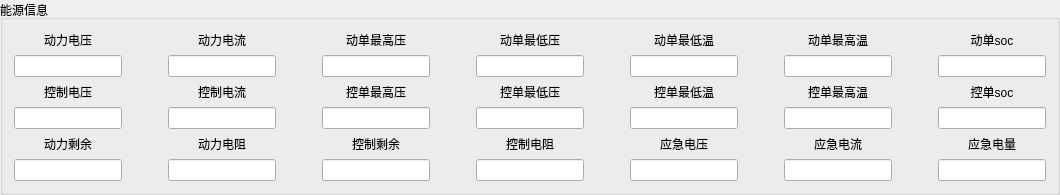
       <widget class="QGroupBox" name="groupBox_3">
        <property name="title">
         <string>能源信息</string>
        </property>
        <layout class="QGridLayout" name="gridLayout_2">
         <item row="0" column="12">
          <layout class="QVBoxLayout" name="verticalLayout_20">
           <item>
            <widget class="QLabel" name="label_44">
             <property name="text">
              <string>动单soc</string>
             </property>
             <property name="alignment">
              <set>Qt::AlignCenter</set>
             </property>
            </widget>
           </item>
           <item>
            <widget class="QLineEdit" name="lineEdit_19"/>
           </item>
          </layout>
         </item>
         <item row="0" column="10">
          <layout class="QVBoxLayout" name="verticalLayout_19">
           <item>
            <widget class="QLabel" name="label_43">
             <property name="text">
              <string>动单最高温</string>
             </property>
             <property name="alignment">
              <set>Qt::AlignCenter</set>
             </property>
            </widget>
           </item>
           <item>
            <widget class="QLineEdit" name="lineEdit_18"/>
           </item>
          </layout>
         </item>
         <item row="2" column="0">
          <layout class="QVBoxLayout" name="verticalLayout_28">
           <item>
            <widget class="QLabel" name="label_60">
             <property name="text">
              <string>动力剩余</string>
             </property>
             <property name="alignment">
              <set>Qt::AlignCenter</set>
             </property>
            </widget>
           </item>
           <item>
            <widget class="QLineEdit" name="lineEdit_27"/>
           </item>
          </layout>
         </item>
         <item row="2" column="4">
          <layout class="QVBoxLayout" name="verticalLayout_30">
           <item>
            <widget class="QLabel" name="label_62">
             <property name="text">
              <string>控制剩余</string>
             </property>
             <property name="alignment">
              <set>Qt::AlignCenter</set>
             </property>
            </widget>
           </item>
           <item>
            <widget class="QLineEdit" name="lineEdit_29"/>
           </item>
          </layout>
         </item>
         <item row="1" column="5">
          <spacer name="horizontalSpacer_12">
           <property name="orientation">
            <enum>Qt::Horizontal</enum>
           </property>
           <property name="sizeHint" stdset="0">
            <size>
             <width>40</width>
             <height>20</height>
            </size>
           </property>
          </spacer>
         </item>
         <item row="0" column="6">
          <layout class="QVBoxLayout" name="verticalLayout_17">
           <item>
            <widget class="QLabel" name="label_41">
             <property name="text">
              <string>动单最低压</string>
             </property>
             <property name="alignment">
              <set>Qt::AlignCenter</set>
             </property>
            </widget>
           </item>
           <item>
            <widget class="QLineEdit" name="lineEdit_16"/>
           </item>
          </layout>
         </item>
         <item row="1" column="7">
          <spacer name="horizontalSpacer_13">
           <property name="orientation">
            <enum>Qt::Horizontal</enum>
           </property>
           <property name="sizeHint" stdset="0">
            <size>
             <width>40</width>
             <height>20</height>
            </size>
           </property>
          </spacer>
         </item>
         <item row="2" column="2">
          <layout class="QVBoxLayout" name="verticalLayout_29">
           <item>
            <widget class="QLabel" name="label_61">
             <property name="text">
              <string>动力电阻</string>
             </property>
             <property name="alignment">
              <set>Qt::AlignCenter</set>
             </property>
            </widget>
           </item>
           <item>
            <widget class="QLineEdit" name="lineEdit_28"/>
           </item>
          </layout>
         </item>
         <item row="2" column="12">
          <layout class="QVBoxLayout" name="verticalLayout_34">
           <item>
            <widget class="QLabel" name="label_66">
             <property name="text">
              <string>应急电量</string>
             </property>
             <property name="alignment">
              <set>Qt::AlignCenter</set>
             </property>
            </widget>
           </item>
           <item>
            <widget class="QLineEdit" name="lineEdit_33"/>
           </item>
          </layout>
         </item>
         <item row="1" column="8">
          <layout class="QVBoxLayout" name="verticalLayout_25">
           <item>
            <widget class="QLabel" name="label_49">
             <property name="text">
              <string>控单最低温</string>
             </property>
             <property name="alignment">
              <set>Qt::AlignCenter</set>
             </property>
            </widget>
           </item>
           <item>
            <widget class="QLineEdit" name="lineEdit_24"/>
           </item>
          </layout>
         </item>
         <item row="2" column="10">
          <layout class="QVBoxLayout" name="verticalLayout_33">
           <item>
            <widget class="QLabel" name="label_65">
             <property name="text">
              <string>应急电流</string>
             </property>
             <property name="alignment">
              <set>Qt::AlignCenter</set>
             </property>
            </widget>
           </item>
           <item>
            <widget class="QLineEdit" name="lineEdit_32"/>
           </item>
          </layout>
         </item>
         <item row="1" column="4">
          <layout class="QVBoxLayout" name="verticalLayout_23">
           <item>
            <widget class="QLabel" name="label_47">
             <property name="text">
              <string>控单最高压</string>
             </property>
             <property name="alignment">
              <set>Qt::AlignCenter</set>
             </property>
            </widget>
           </item>
           <item>
            <widget class="QLineEdit" name="lineEdit_22"/>
           </item>
          </layout>
         </item>
         <item row="0" column="4">
          <layout class="QVBoxLayout" name="verticalLayout_16">
           <item>
            <widget class="QLabel" name="label_40">
             <property name="text">
              <string>动单最高压</string>
             </property>
             <property name="alignment">
              <set>Qt::AlignCenter</set>
             </property>
            </widget>
           </item>
           <item>
            <widget class="QLineEdit" name="lineEdit_15"/>
           </item>
          </layout>
         </item>
         <item row="1" column="3">
          <spacer name="horizontalSpacer_11">
           <property name="orientation">
            <enum>Qt::Horizontal</enum>
           </property>
           <property name="sizeHint" stdset="0">
            <size>
             <width>40</width>
             <height>20</height>
            </size>
           </property>
          </spacer>
         </item>
         <item row="1" column="0">
          <layout class="QVBoxLayout" name="verticalLayout_21">
           <item>
            <widget class="QLabel" name="label_45">
             <property name="text">
              <string>控制电压</string>
             </property>
             <property name="alignment">
              <set>Qt::AlignCenter</set>
             </property>
            </widget>
           </item>
           <item>
            <widget class="QLineEdit" name="lineEdit_20"/>
           </item>
          </layout>
         </item>
         <item row="1" column="1">
          <spacer name="horizontalSpacer_10">
           <property name="orientation">
            <enum>Qt::Horizontal</enum>
           </property>
           <property name="sizeHint" stdset="0">
            <size>
             <width>40</width>
             <height>20</height>
            </size>
           </property>
          </spacer>
         </item>
         <item row="1" column="9">
          <spacer name="horizontalSpacer_14">
           <property name="orientation">
            <enum>Qt::Horizontal</enum>
           </property>
           <property name="sizeHint" stdset="0">
            <size>
             <width>40</width>
             <height>20</height>
            </size>
           </property>
          </spacer>
         </item>
         <item row="1" column="2">
          <layout class="QVBoxLayout" name="verticalLayout_22">
           <item>
            <widget class="QLabel" name="label_46">
             <property name="text">
              <string>控制电流</string>
             </property>
             <property name="alignment">
              <set>Qt::AlignCenter</set>
             </property>
            </widget>
           </item>
           <item>
            <widget class="QLineEdit" name="lineEdit_21"/>
           </item>
          </layout>
         </item>
         <item row="2" column="6">
          <layout class="QVBoxLayout" name="verticalLayout_31">
           <item>
            <widget class="QLabel" name="label_63">
             <property name="text">
              <string>控制电阻</string>
             </property>
             <property name="alignment">
              <set>Qt::AlignCenter</set>
             </property>
            </widget>
           </item>
           <item>
            <widget class="QLineEdit" name="lineEdit_30"/>
           </item>
          </layout>
         </item>
         <item row="0" column="0">
          <layout class="QVBoxLayout" name="verticalLayout_14">
           <item>
            <widget class="QLabel" name="label_38">
             <property name="text">
              <string>动力电压</string>
             </property>
             <property name="alignment">
              <set>Qt::AlignCenter</set>
             </property>
            </widget>
           </item>
           <item>
            <widget class="QLineEdit" name="lineEdit_13"/>
           </item>
          </layout>
         </item>
         <item row="2" column="8">
          <layout class="QVBoxLayout" name="verticalLayout_32">
           <item>
            <widget class="QLabel" name="label_64">
             <property name="text">
              <string>应急电压</string>
             </property>
             <property name="alignment">
              <set>Qt::AlignCenter</set>
             </property>
            </widget>
           </item>
           <item>
            <widget class="QLineEdit" name="lineEdit_31"/>
           </item>
          </layout>
         </item>
         <item row="1" column="6">
          <layout class="QVBoxLayout" name="verticalLayout_24">
           <item>
            <widget class="QLabel" name="label_48">
             <property name="text">
              <string>控单最低压</string>
             </property>
             <property name="alignment">
              <set>Qt::AlignCenter</set>
             </property>
            </widget>
           </item>
           <item>
            <widget class="QLineEdit" name="lineEdit_23"/>
           </item>
          </layout>
         </item>
         <item row="0" column="2">
          <layout class="QVBoxLayout" name="verticalLayout_15">
           <item>
            <widget class="QLabel" name="label_39">
             <property name="text">
              <string>动力电流</string>
             </property>
             <property name="alignment">
              <set>Qt::AlignCenter</set>
             </property>
            </widget>
           </item>
           <item>
            <widget class="QLineEdit" name="lineEdit_14"/>
           </item>
          </layout>
         </item>
         <item row="0" column="8">
          <layout class="QVBoxLayout" name="verticalLayout_18">
           <item>
            <widget class="QLabel" name="label_42">
             <property name="text">
              <string>动单最低温</string>
             </property>
             <property name="alignment">
              <set>Qt::AlignCenter</set>
             </property>
            </widget>
           </item>
           <item>
            <widget class="QLineEdit" name="lineEdit_17"/>
           </item>
          </layout>
         </item>
         <item row="1" column="10">
          <layout class="QVBoxLayout" name="verticalLayout_26">
           <item>
            <widget class="QLabel" name="label_50">
             <property name="text">
              <string>控单最高温</string>
             </property>
             <property name="alignment">
              <set>Qt::AlignCenter</set>
             </property>
            </widget>
           </item>
           <item>
            <widget class="QLineEdit" name="lineEdit_25"/>
           </item>
          </layout>
         </item>
         <item row="1" column="12">
          <layout class="QVBoxLayout" name="verticalLayout_27">
           <item>
            <widget class="QLabel" name="label_59">
             <property name="text">
              <string>控单soc</string>
             </property>
             <property name="alignment">
              <set>Qt::AlignCenter</set>
             </property>
            </widget>
           </item>
           <item>
            <widget class="QLineEdit" name="lineEdit_26"/>
           </item>
          </layout>
         </item>
         <item row="1" column="11">
          <spacer name="horizontalSpacer_15">
           <property name="orientation">
            <enum>Qt::Horizontal</enum>
           </property>
           <property name="sizeHint" stdset="0">
            <size>
             <width>40</width>
             <height>20</height>
            </size>
           </property>
          </spacer>
         </item>
        </layout>
       </widget>
